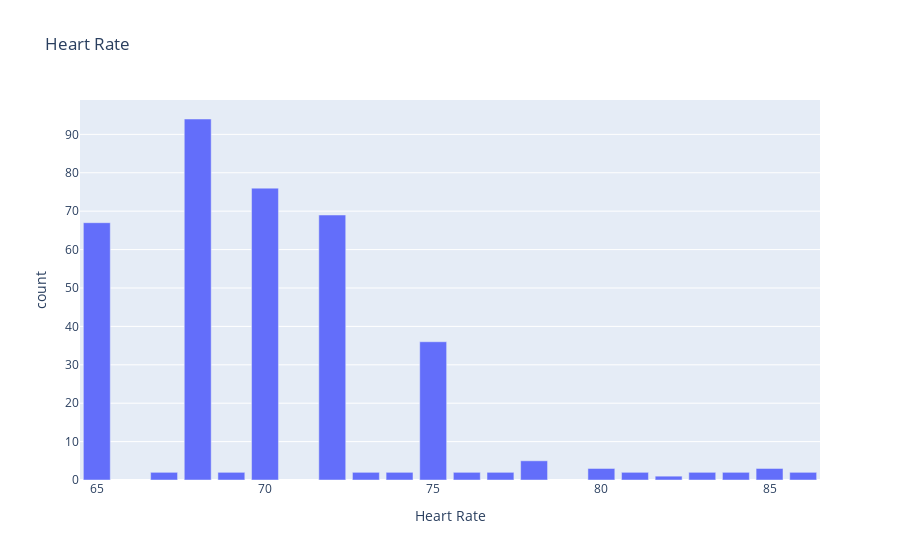

Source (notebook cell):
### Markdown cell above
## ↘️ Heart Rate

### Code cell
fig=px.bar(Heart_Rate_count,x="Heart Rate",y="count",title="Heart Rate")
fig.show()

### Figure 1 — Plotly figure (JSON) as saved in the notebook; plotly's stock layout.template omitted (floating-point values rounded to 4 significant figures)
{"data": [{"hovertemplate": "Heart Rate=%{x}<br>count=%{y}<extra></extra>", "legendgroup": "", "marker": {"color": "#636efa", "pattern": {"shape": ""}}, "name": "", "orientation": "v", "showlegend": false, "textposition": "auto", "type": "bar", "x": [68, 70, 72, 65, 75, 78, 85, 80, 77, 76, 69, 67, 81, 84, 74, 83, 73, 86, 82], "xaxis": "x", "y": [94, 76, 69, 67, 36, 5, 3, 3, 2, 2, 2, 2, 2, 2, 2, 2, 2, 2, 1], "yaxis": "y"}], "layout": {"barmode": "relative", "legend": {"tracegroupgap": 0}, "title": {"text": "Heart Rate"}, "xaxis": {"anchor": "y", "domain": [0, 1], "title": {"text": "Heart Rate"}}, "yaxis": {"anchor": "x", "domain": [0, 1], "title": {"text": "count"}}}}
